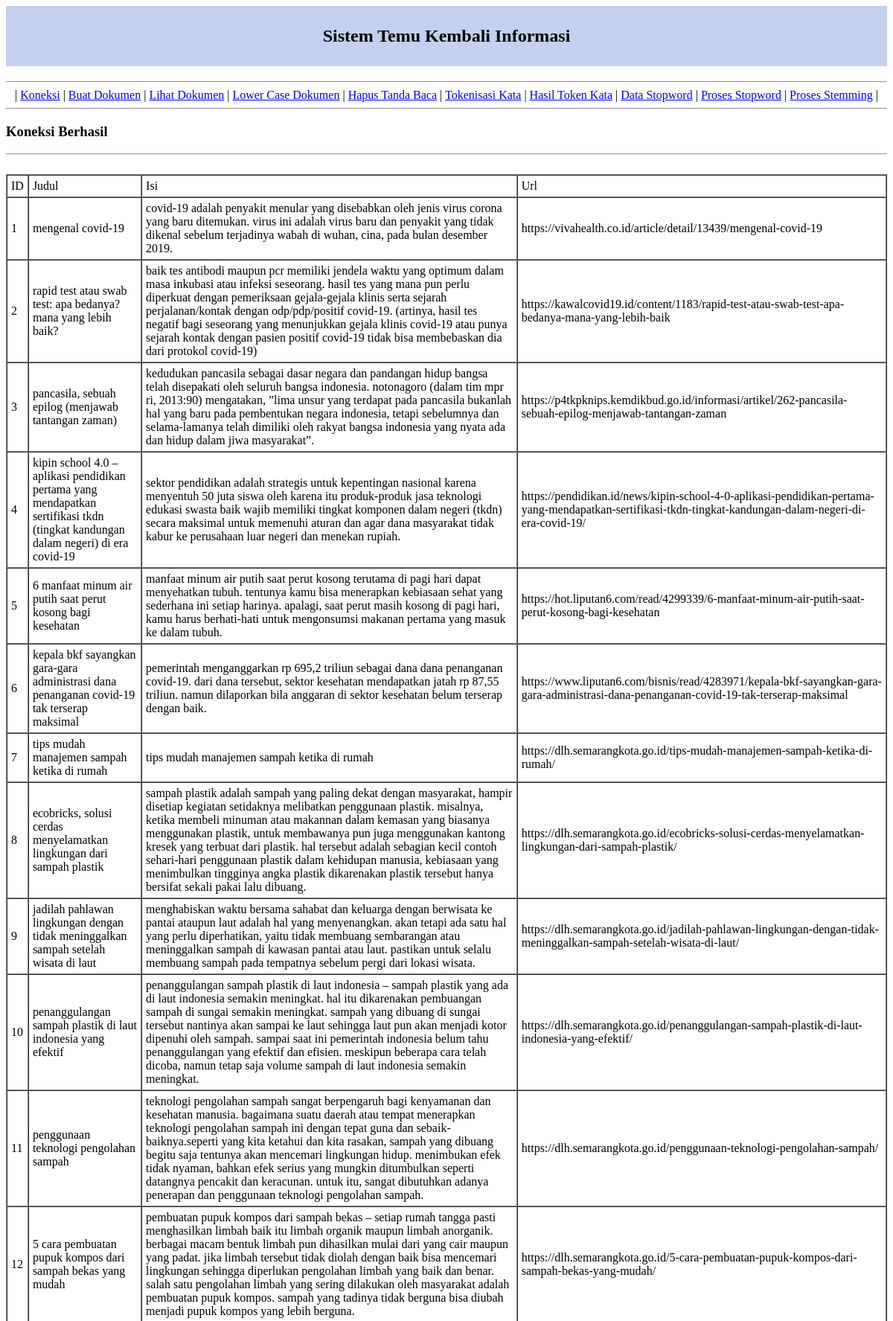
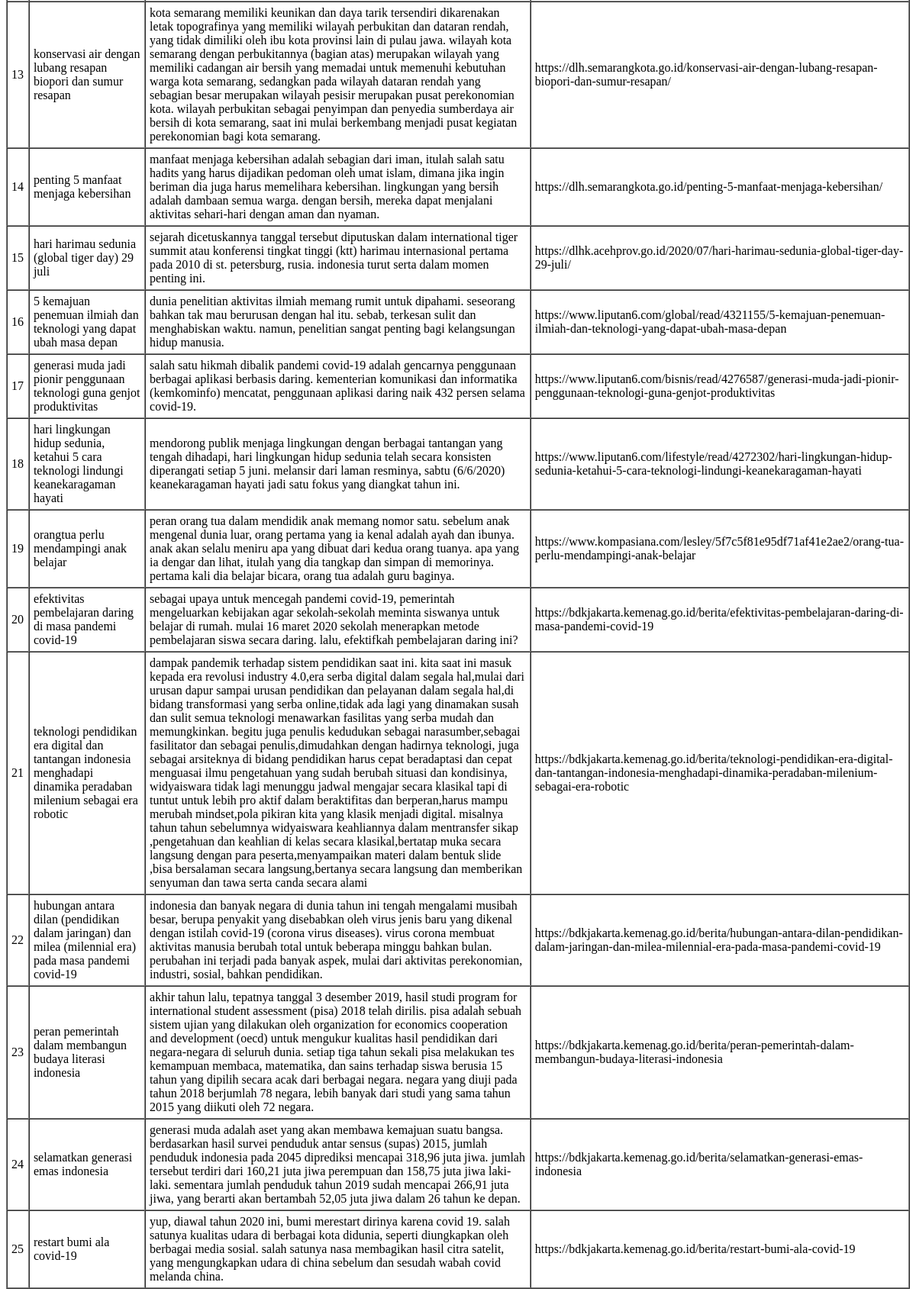
The app's page /lowercase.php, older data (2 pictures, top to bottom).
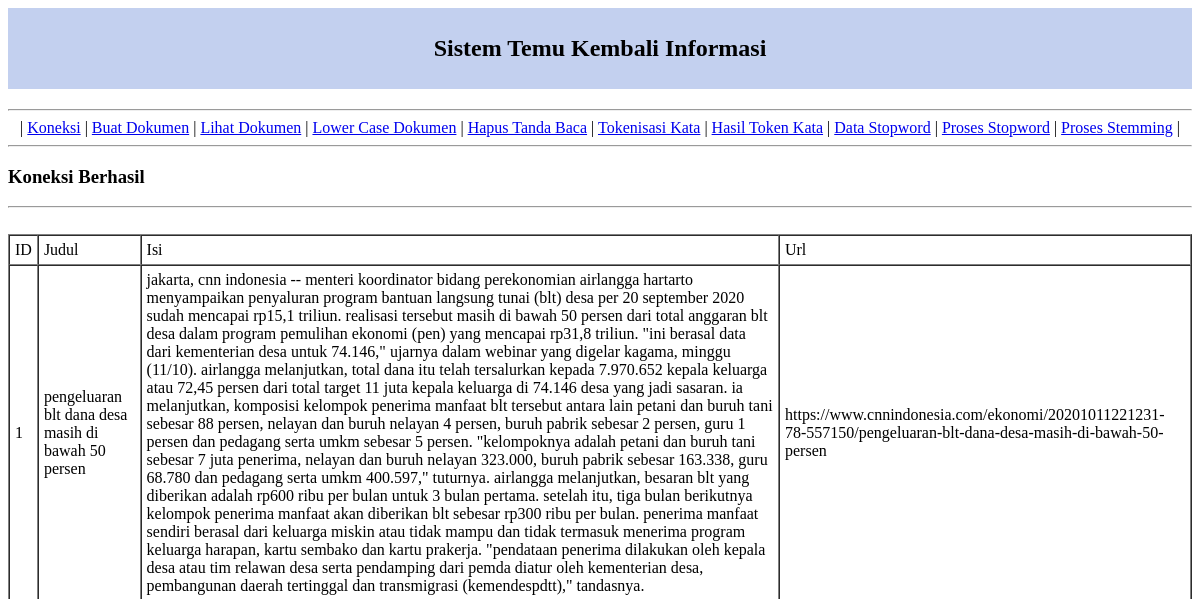
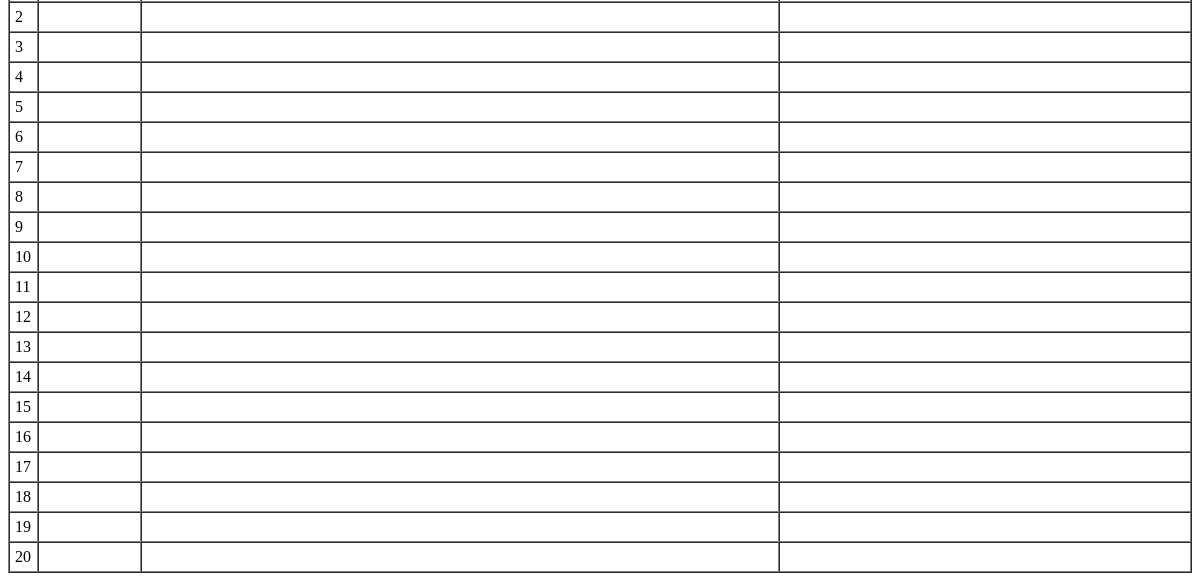
The same page, newer data (2 pictures, top to bottom).
### tables this page shows
CREATE TABLE `berita`  (
  `id` int(5) NOT NULL AUTO_INCREMENT,
  `judul` tinytext NOT NULL,
  `isi` text NOT NULL,
  `url` text NOT NULL,
  INDEX `hasil`(`id`) USING BTREE
);

### lowercase.php (the view, shortened to what this page needs)
<table border=1 cellpadding=5 cellspacing=0>
<tr>
<td>ID</td>
<td>Judul</td>
<td>Isi</td>
<td>Url</td>
</tr>
<?php
include "index.php";
include "koneksi.php";
$query = "SELECT * FROM berita";
$result = mysqli_query($koneksi,$query);
while($row = mysqli_fetch_array($result)){
echo "<tr>";
$id1 = $row['id'];
$judul1 = $row['judul'];
$isi1 = $row['isi'];
$url1 = $row['url'];
echo "<td><font color=blue></font>" .  $id1 . "<br></td>";
echo "<td><font color=blue></font>" .  strtolower($judul1) . "<br></td>";
echo "<td><font color=blue></font>" .  strtolower($isi1) . "<br></td>";
echo "<td><font color=blue></font>" .  strtolower($url1) . "<br></td>";
echo "</tr>";
}
?>

### index.php (shortened to what this page needs)
<html>
<head>
</head>
<body>
<h2 align=center><br>Sistem Temu Kembali Informasi<br><br></h2>
<hr>
<div align=center>
| <a href="koneksi.php">Koneksi</a> |
<a href="buatberita.php">Buat Dokumen</a> |
<a href="lihatberita.php">Lihat Dokumen</a> |
<a href="lowercase.php">Lower Case Dokumen</a> |
<a href="hapustandabaca.php">Hapus Tanda Baca</a> |
<a href="tokenisasi.php">Tokenisasi Kata</a> |
<a href="hasiltokenisasikata.php">Hasil Token Kata</a> |
<a href="datastopword.php">Data Stopword</a> |
<a href="prosesstopword.php">Proses Stopword</a> |
<a href="prosesstemming.php">Proses Stemming</a> |
</div>
<hr/>
</body>
</html>

### koneksi.php
<?php
$host  = "localhost";
$username  = "root";
$password  = "root";
$database  = "stki";
$koneksi  = mysqli_connect($host,  $username,  $password, $database);
$pilihdatabase  = mysqli_select_db($koneksi, "stki");
if  ($pilihdatabase) echo "<h3>Koneksi Berhasil </h3><hr><br/>";
else echo "Koneksi Gagal <br/>";
?>

### index.php (style rules this page uses)
h2 { background-size: 60px 40px; background-color: #c3d0ef; }

Row changes from the older to the newer data that the page shows:
removed berita: id "21", judul "teknologi pendidikan era digital dan tantangan indonesia menghadapi dinamika peradaban milenium sebagai era robotic", isi "dampak pandemik terhadap sistem pendidikan saat ini. kita saat ini masuk kepada era revolusi industry 4.0,era serba digital dalam segala hal,mulai dari urusan dapur sampai urusan pendidikan dan pelayanan dalam segala hal,di bidang transformasi yang serba online,tidak ada lagi yang dinamakan susah dan sulit semua teknologi menawarkan fasilitas yang serba mudah dan memungkinkan. begitu juga penulis kedudukan sebagai narasumber,sebagai fasilitator dan sebagai penulis,dimudahkan dengan hadirnya teknologi, juga sebagai arsiteknya di bidang pendidikan harus cepat beradaptasi dan cepat menguasai ilmu pengetahuan yang sudah berubah situasi dan kondisinya, widyaiswara tidak lagi menunggu jadwal…", url "https://bdkjakarta.kemenag.go.id/berita/teknologi-pendidikan-era-digital-dan-tantangan-indonesia-menghadapi-dinamika-peradaban-milenium-sebagai-era-robotic"
removed berita: id "22", judul "hubungan antara dilan (pendidikan dalam jaringan) dan milea (milennial era) pada masa pandemi covid-19", isi "indonesia dan banyak negara di dunia tahun ini tengah mengalami musibah besar, berupa penyakit yang disebabkan oleh virus jenis baru yang dikenal dengan istilah covid-19 (corona virus diseases). virus corona membuat aktivitas manusia berubah total untuk beberapa minggu bahkan bulan. perubahan ini terjadi pada banyak aspek, mulai dari aktivitas perekonomian, industri, sosial, bahkan pendidikan.", url "https://bdkjakarta.kemenag.go.id/berita/hubungan-antara-dilan-pendidikan-dalam-jaringan-dan-milea-milennial-era-pada-masa-pandemi-covid-19"
removed berita: id "23", judul "peran pemerintah dalam membangun budaya literasi indonesia", isi "akhir tahun lalu, tepatnya tanggal 3 desember 2019, hasil studi program for international student assessment (pisa) 2018 telah dirilis. pisa adalah sebuah sistem ujian yang dilakukan oleh organization for economics cooperation and development (oecd) untuk mengukur kualitas hasil pendidikan dari negara-negara di seluruh dunia. setiap tiga tahun sekali pisa melakukan tes kemampuan membaca, matematika, dan sains terhadap siswa berusia 15 tahun yang dipilih secara acak dari berbagai negara. negara yang diuji pada tahun 2018 berjumlah 78 negara, lebih banyak dari studi yang sama tahun 2015 yang diikuti oleh 72 negara.", url "https://bdkjakarta.kemenag.go.id/berita/peran-pemerintah-dalam-membangun-budaya-literasi-indonesia"
removed berita: id "24", judul "selamatkan generasi emas indonesia", isi "generasi muda adalah aset yang akan membawa kemajuan suatu bangsa. berdasarkan hasil survei penduduk antar sensus (supas) 2015, jumlah penduduk indonesia pada 2045 diprediksi mencapai 318,96 juta jiwa. jumlah tersebut terdiri dari 160,21 juta jiwa perempuan dan 158,75 juta jiwa laki-laki. sementara jumlah penduduk tahun 2019 sudah mencapai 266,91 juta jiwa, yang berarti akan bertambah 52,05 juta jiwa dalam 26 tahun ke depan.", url "https://bdkjakarta.kemenag.go.id/berita/selamatkan-generasi-emas-indonesia"
removed berita: id "25", judul "restart bumi ala covid-19", isi "yup, diawal tahun 2020 ini, bumi merestart dirinya karena covid 19. salah satunya kualitas udara di berbagai kota didunia, seperti diungkapkan oleh berbagai media sosial. salah satunya nasa membagikan hasil citra satelit, yang mengungkapkan udara di china sebelum dan sesudah wabah covid melanda china.", url "https://bdkjakarta.kemenag.go.id/berita/restart-bumi-ala-covid-19"
changed berita id 1: judul "mengenal covid-19" → "pengeluaran blt dana desa masih di bawah 50 persen"; isi "covid-19 adalah penyakit menular yang disebabkan oleh jenis virus corona yang baru ditemukan. virus ini adalah virus baru dan penyakit yang tidak dikenal sebelum terjadinya wabah di wuhan, cina, pada bulan desember 2019." → "jakarta, cnn indonesia -- menteri koordinator bidang perekonomian airlangga hartarto menyampaikan penyaluran program bantuan langsung tunai (blt) desa per 20 september 2020 sudah mencapai rp15,1 triliun. realisasi tersebut masih di bawah 50 persen dari total anggaran blt desa dalam program pemulihan ekonomi (pen) yang mencapai rp31,8 triliun. \"ini berasal data dari kementerian desa untuk 74.146,\" ujarnya dalam webinar yang digelar kagama, minggu (11/10). airlangga melanjutkan, total dana itu telah tersalurkan kepada 7.970.652 kepala keluarga atau 72,45 persen dari total target 11 juta kepala keluarga di 74.146 desa yang jadi sasaran. ia melanjutkan, komposisi kelompok penerima manfaat blt…"; url "https://vivahealth.co.id/article/detail/13439/mengenal-covid-19" → "https://www.cnnindonesia.com/ekonomi/20201011221231-78-557150/pengeluaran-blt-dana-desa-masih-di-bawah-50-persen"
changed berita id 2: judul "rapid test atau swab test: apa bedanya? mana yang lebih baik?" → (not shown); isi "baik tes antibodi maupun pcr memiliki jendela waktu yang optimum dalam masa inkubasi atau infeksi seseorang. hasil tes yang mana pun perlu diperkuat dengan pemeriksaan gejala-gejala klinis serta sejarah perjalanan/kontak dengan odp/pdp/positif covid-19. (artinya, hasil tes negatif bagi seseorang yang menunjukkan gejala klinis covid-19 atau punya sejarah kontak dengan pasien positif covid-19 tidak bisa membebaskan dia dari protokol covid-19)" → (not shown); url "https://kawalcovid19.id/content/1183/rapid-test-atau-swab-test-apa-bedanya-mana-yang-lebih-baik" → (not shown)
changed berita id 3: judul "pancasila, sebuah epilog (menjawab tantangan zaman)" → (not shown); isi "kedudukan pancasila sebagai dasar negara dan pandangan hidup bangsa telah disepakati oleh seluruh bangsa indonesia. notonagoro (dalam tim mpr ri, 2013:90) mengatakan, ”lima unsur yang terdapat pada pancasila bukanlah hal yang baru pada pembentukan negara indonesia, tetapi sebelumnya dan selama-lamanya telah dimiliki oleh rakyat bangsa indonesia yang nyata ada dan hidup dalam jiwa masyarakat”." → (not shown); url "https://p4tkpknips.kemdikbud.go.id/informasi/artikel/262-pancasila-sebuah-epilog-menjawab-tantangan-zaman" → (not shown)
changed berita id 4: judul "kipin school 4.0 – aplikasi pendidikan pertama yang mendapatkan sertifikasi tkdn (tingkat kandungan dalam negeri) di era covid-19" → (not shown); isi "sektor pendidikan adalah strategis untuk kepentingan nasional karena menyentuh 50 juta siswa oleh karena itu produk-produk jasa teknologi edukasi swasta baik wajib memiliki tingkat komponen dalam negeri (tkdn) secara maksimal untuk memenuhi aturan dan agar dana masyarakat tidak kabur ke perusahaan luar negeri dan menekan rupiah." → (not shown); url "https://pendidikan.id/news/kipin-school-4-0-aplikasi-pendidikan-pertama-yang-mendapatkan-sertifikasi-tkdn-tingkat-kandungan-dalam-negeri-di-era-covid-19/" → (not shown)
changed berita id 5: judul "6 manfaat minum air putih saat perut kosong bagi kesehatan" → (not shown); isi "manfaat minum air putih saat perut kosong terutama di pagi hari dapat menyehatkan tubuh. tentunya kamu bisa menerapkan kebiasaan sehat yang sederhana ini setiap harinya. apalagi, saat perut masih kosong di pagi hari, kamu harus berhati-hati untuk mengonsumsi makanan pertama yang masuk ke dalam tubuh." → (not shown); url "https://hot.liputan6.com/read/4299339/6-manfaat-minum-air-putih-saat-perut-kosong-bagi-kesehatan" → (not shown)
changed berita id 6: judul "kepala bkf sayangkan gara-gara administrasi dana penanganan covid-19 tak terserap maksimal" → (not shown); isi "pemerintah menganggarkan rp 695,2 triliun sebagai dana dana penanganan covid-19. dari dana tersebut, sektor kesehatan mendapatkan jatah rp 87,55 triliun. namun dilaporkan bila anggaran di sektor kesehatan belum terserap dengan baik." → (not shown); url "https://www.liputan6.com/bisnis/read/4283971/kepala-bkf-sayangkan-gara-gara-administrasi-dana-penanganan-covid-19-tak-terserap-maksimal" → (not shown)
changed berita id 7: judul "tips mudah manajemen sampah ketika di rumah" → (not shown); isi "tips mudah manajemen sampah ketika di rumah" → (not shown); url "https://dlh.semarangkota.go.id/tips-mudah-manajemen-sampah-ketika-di-rumah/" → (not shown)
changed berita id 8: judul "ecobricks, solusi cerdas menyelamatkan lingkungan dari sampah plastik" → (not shown); isi "sampah plastik adalah sampah yang paling dekat dengan masyarakat, hampir disetiap kegiatan setidaknya melibatkan penggunaan plastik. misalnya, ketika membeli minuman atau makannan dalam kemasan yang biasanya menggunakan plastik, untuk membawanya pun juga menggunakan kantong kresek yang terbuat dari plastik. hal tersebut adalah sebagian kecil contoh sehari-hari penggunaan plastik dalam kehidupan manusia, kebiasaan yang menimbulkan tingginya angka plastik dikarenakan plastik tersebut hanya bersifat sekali pakai lalu dibuang." → (not shown); url "https://dlh.semarangkota.go.id/ecobricks-solusi-cerdas-menyelamatkan-lingkungan-dari-sampah-plastik/" → (not shown)
changed berita id 9: judul "jadilah pahlawan lingkungan dengan tidak meninggalkan sampah setelah wisata di laut" → (not shown); isi "menghabiskan waktu bersama sahabat dan keluarga dengan berwisata ke pantai ataupun laut adalah hal yang menyenangkan. akan tetapi ada satu hal yang perlu diperhatikan, yaitu tidak membuang sembarangan atau meninggalkan sampah di kawasan pantai atau laut. pastikan untuk selalu membuang sampah pada tempatnya sebelum pergi dari lokasi wisata." → (not shown); url "https://dlh.semarangkota.go.id/jadilah-pahlawan-lingkungan-dengan-tidak-meninggalkan-sampah-setelah-wisata-di-laut/" → (not shown)
changed berita id 10: judul "penanggulangan sampah plastik di laut indonesia yang efektif" → (not shown); isi "penanggulangan sampah plastik di laut indonesia – sampah plastik yang ada di laut indonesia semakin meningkat. hal itu dikarenakan pembuangan sampah di sungai semakin meningkat. sampah yang dibuang di sungai tersebut nantinya akan sampai ke laut sehingga laut pun akan menjadi kotor dipenuhi oleh sampah. sampai saat ini pemerintah indonesia belum tahu penanggulangan yang efektif dan efisien. meskipun beberapa cara telah dicoba, namun tetap saja volume sampah di laut indonesia semakin meningkat." → (not shown); url "https://dlh.semarangkota.go.id/penanggulangan-sampah-plastik-di-laut-indonesia-yang-efektif/" → (not shown)
changed berita id 11: judul "penggunaan teknologi pengolahan sampah" → (not shown); isi "teknologi pengolahan sampah sangat berpengaruh bagi kenyamanan dan kesehatan manusia. bagaimana suatu daerah atau tempat menerapkan teknologi pengolahan sampah ini dengan tepat guna dan sebaik-baiknya.seperti yang kita ketahui dan kita rasakan, sampah yang dibuang begitu saja tentunya akan mencemari lingkungan hidup. menimbukan efek tidak nyaman, bahkan efek serius yang mungkin ditumbulkan seperti datangnya pencakit dan keracunan. untuk itu, sangat dibutuhkan adanya penerapan dan penggunaan teknologi pengolahan sampah." → (not shown); url "https://dlh.semarangkota.go.id/penggunaan-teknologi-pengolahan-sampah/" → (not shown)
changed berita id 12: judul "5 cara pembuatan pupuk kompos dari sampah bekas yang mudah" → (not shown); isi "pembuatan pupuk kompos dari sampah bekas – setiap rumah tangga pasti menghasilkan limbah baik itu limbah organik maupun limbah anorganik. berbagai macam bentuk limbah pun dihasilkan mulai dari yang cair maupun yang padat. jika limbah tersebut tidak diolah dengan baik bisa mencemari lingkungan sehingga diperlukan pengolahan limbah yang baik dan benar. salah satu pengolahan limbah yang sering dilakukan oleh masyarakat adalah pembuatan pupuk kompos. sampah yang tadinya tidak berguna bisa diubah menjadi pupuk kompos yang lebih berguna." → (not shown); url "https://dlh.semarangkota.go.id/5-cara-pembuatan-pupuk-kompos-dari-sampah-bekas-yang-mudah/" → (not shown)
changed berita id 13: judul "konservasi air dengan lubang resapan biopori dan sumur resapan" → (not shown); isi "kota semarang memiliki keunikan dan daya tarik tersendiri dikarenakan letak topografinya yang memiliki wilayah perbukitan dan dataran rendah, yang tidak dimiliki oleh ibu kota provinsi lain di pulau jawa. wilayah kota semarang dengan perbukitannya (bagian atas) merupakan wilayah yang memiliki cadangan air bersih yang memadai untuk memenuhi kebutuhan warga kota semarang, sedangkan pada wilayah dataran rendah yang sebagian besar merupakan wilayah pesisir merupakan pusat perekonomian kota. wilayah perbukitan sebagai penyimpan dan penyedia sumberdaya air bersih di kota semarang, saat ini mulai berkembang menjadi pusat kegiatan perekonomian bagi kota semarang." → (not shown); url "https://dlh.semarangkota.go.id/konservasi-air-dengan-lubang-resapan-biopori-dan-sumur-resapan/" → (not shown)
changed berita id 14: judul "penting 5 manfaat menjaga kebersihan" → (not shown); isi "manfaat menjaga kebersihan adalah sebagian dari iman, itulah salah satu hadits yang harus dijadikan pedoman oleh umat islam, dimana jika ingin beriman dia juga harus memelihara kebersihan. lingkungan yang bersih adalah dambaan semua warga. dengan bersih, mereka dapat menjalani aktivitas sehari-hari dengan aman dan nyaman." → (not shown); url "https://dlh.semarangkota.go.id/penting-5-manfaat-menjaga-kebersihan/" → (not shown)
changed berita id 15: judul "hari harimau sedunia (global tiger day) 29 juli" → (not shown); isi "sejarah dicetuskannya tanggal tersebut diputuskan dalam international tiger summit atau konferensi tingkat tinggi (ktt) harimau internasional pertama pada 2010 di st. petersburg, rusia. indonesia turut serta dalam momen penting ini." → (not shown); url "https://dlhk.acehprov.go.id/2020/07/hari-harimau-sedunia-global-tiger-day-29-juli/" → (not shown)
changed berita id 16: judul "5 kemajuan penemuan ilmiah dan teknologi yang dapat ubah masa depan" → (not shown); isi "dunia penelitian aktivitas ilmiah memang rumit untuk dipahami. seseorang bahkan tak mau berurusan dengan hal itu. sebab, terkesan sulit dan menghabiskan waktu. namun, penelitian sangat penting bagi kelangsungan hidup manusia." → (not shown); url "https://www.liputan6.com/global/read/4321155/5-kemajuan-penemuan-ilmiah-dan-teknologi-yang-dapat-ubah-masa-depan" → (not shown)
changed berita id 17: judul "generasi muda jadi pionir penggunaan teknologi guna genjot produktivitas" → (not shown); isi "salah satu hikmah dibalik pandemi covid-19 adalah gencarnya penggunaan berbagai aplikasi berbasis daring. kementerian komunikasi dan informatika (kemkominfo) mencatat, penggunaan aplikasi daring naik 432 persen selama covid-19." → (not shown); url "https://www.liputan6.com/bisnis/read/4276587/generasi-muda-jadi-pionir-penggunaan-teknologi-guna-genjot-produktivitas" → (not shown)
changed berita id 18: judul "hari lingkungan hidup sedunia, ketahui 5 cara teknologi lindungi keanekaragaman hayati" → (not shown); isi "mendorong publik menjaga lingkungan dengan berbagai tantangan yang tengah dihadapi, hari lingkungan hidup sedunia telah secara konsisten diperangati setiap 5 juni. melansir dari laman resminya, sabtu (6/6/2020) keanekaragaman hayati jadi satu fokus yang diangkat tahun ini." → (not shown); url "https://www.liputan6.com/lifestyle/read/4272302/hari-lingkungan-hidup-sedunia-ketahui-5-cara-teknologi-lindungi-keanekaragaman-hayati" → (not shown)
changed berita id 19: judul "orangtua perlu mendampingi anak belajar" → (not shown); isi "peran orang tua dalam mendidik anak memang nomor satu. sebelum anak mengenal dunia luar, orang pertama yang ia kenal adalah ayah dan ibunya. anak akan selalu meniru apa yang dibuat dari kedua orang tuanya. apa yang ia dengar dan lihat, itulah yang dia tangkap dan simpan di memorinya. pertama kali dia belajar bicara, orang tua adalah guru baginya." → (not shown); url "https://www.kompasiana.com/lesley/5f7c5f81e95df71af41e2ae2/orang-tua-perlu-mendampingi-anak-belajar" → (not shown)
changed berita id 20: judul "efektivitas pembelajaran daring di masa pandemi covid-19" → (not shown); isi "sebagai upaya untuk mencegah pandemi covid-19, pemerintah mengeluarkan kebijakan agar sekolah-sekolah meminta siswanya untuk belajar di rumah. mulai 16 maret 2020 sekolah menerapkan metode pembelajaran siswa secara daring. lalu, efektifkah pembelajaran daring ini?" → (not shown); url "https://bdkjakarta.kemenag.go.id/berita/efektivitas-pembelajaran-daring-di-masa-pandemi-covid-19" → (not shown)
